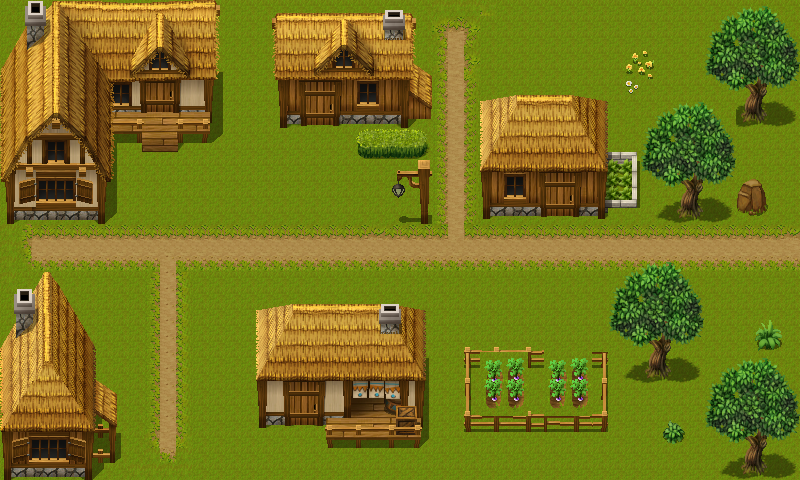

A 2D game scene composited from a Tiled map and its tileset images. What follows is a short description and the map's XML, with each tile layer's data collapsed to a summary:
An orthogonal 50x30 tile map with 16x16 px tiles, 2 tile layers (Ground, Buildings) and 289 objects (8x 1, 3x 2, 0, Brown Asp).

<map version="1.0" orientation="orthogonal" renderorder="right-up" width="50" height="30" tilewidth="16" tileheight="16" nextobjectid="377">
 <properties>
  <property name="InitX" value="4" />
  <property name="InitY" value="15" />
 </properties>
 <tileset firstgid="1" name="adventuretiles_exterior" tilewidth="16" tileheight="16" tilecount="1620">
  <image source="adventuretiles_exterior.png" trans="ffffff" width="480" height="864" />
 </tileset>
 <layer name="Ground" width="50" height="30">
  <data>[1500 cells, 1500 non-empty, 6 distinct tile ids]</data>
 </layer>
 <layer name="Buildings" width="50" height="30">
  <data>[1500 cells, 906 non-empty, 678 distinct tile ids]</data>
 </layer>
 <objectgroup name="Collisions">
  <object id="46" x="8" y="216" />
  <object id="47" x="28" y="216" />
  <object id="48" x="40" y="216" />
  <object id="49" x="56" y="216" />
  <object id="53" x="72" y="216" />
  <object id="54" x="88" y="216" />
  <object id="55" x="104" y="216" />
  <object id="56" x="104" y="200" />
  <object id="57" x="104" y="184" />
  <object id="58" x="108" y="168" />
  <object id="59" x="104" y="152" />
  <object id="60" x="108" y="136" />
  <object id="61" x="120" y="136" />
  <object id="62" x="136" y="136" />
  <object id="63" x="136" y="120" />
  <object id="64" x="136" y="104" />
  <object id="65" x="136" y="88" />
  <object id="66" x="136" y="72" />
  <object id="67" x="152" y="72" />
  <object id="68" x="168" y="72" />
  <object id="69" x="188" y="72" />
  <object id="70" x="204" y="72" />
  <object id="71" x="220" y="72" />
  <object id="72" x="220" y="56" />
  <object id="73" x="220" y="40" />
  <object id="74" x="216" y="24" />
  <object id="75" x="216" y="8" />
  <object id="78" x="184" y="136" />
  <object id="79" x="200" y="132" />
  <object id="80" x="200" y="116" />
  <object id="81" x="200" y="100" />
  <object id="82" x="200" y="84" />
  <object id="83" x="8" y="232" />
  <object id="84" x="8" y="248" />
  <object id="85" x="8" y="264" />
  <object id="86" x="8" y="280" />
  <object id="87" x="24" y="280" />
  <object id="88" x="44" y="280" />
  <object id="96" x="72" y="296" />
  <object id="98" x="72" y="316" />
  <object id="99" x="68" y="328" />
  <object id="100" x="88" y="328" />
  <object id="101" x="92" y="344" />
  <object id="102" x="92" y="360" />
  <object id="103" x="92" y="372" />
  <object id="104" x="104" y="388" />
  <object id="105" x="104" y="408" />
  <object id="106" x="104" y="424" />
  <object id="107" x="104" y="444" />
  <object id="108" x="104" y="460" />
  <object id="109" x="104" y="472" />
  <object id="110" x="124" y="472" />
  <object id="111" x="136" y="468" />
  <object id="112" x="156" y="472" />
  <object id="113" x="172" y="472" />
  <object id="114" x="184" y="472" />
  <object id="115" x="204" y="472" />
  <object id="116" x="216" y="472" />
  <object id="117" x="236" y="472" />
  <object id="118" x="248" y="472" />
  <object id="119" x="264" y="472" />
  <object id="120" x="280" y="472" />
  <object id="121" x="296" y="472" />
  <object id="122" x="312" y="472" />
  <object id="123" x="328" y="472" />
  <object id="124" x="348" y="476" />
  <object id="125" x="364" y="472" />
  <object id="126" x="376" y="472" />
  <object id="127" x="392" y="472" />
  <object id="128" x="412" y="472" />
  <object id="129" x="424" y="472" />
  <object id="130" x="440" y="472" />
  <object id="131" x="456" y="472" />
  <object id="132" x="468" y="472" />
  <object id="133" x="488" y="472" />
  <object id="134" x="504" y="472" />
  <object id="136" x="516" y="472" />
  <object id="137" x="536" y="472" />
  <object id="138" x="552" y="472" />
  <object id="139" x="568" y="472" />
  <object id="140" x="584" y="472" />
  <object id="141" x="600" y="472" />
  <object id="142" x="616" y="472" />
  <object id="143" x="628" y="472" />
  <object id="144" x="644" y="472" />
  <object id="145" x="660" y="472" />
  <object id="146" x="676" y="472" />
  <object id="147" x="692" y="472" />
  <object id="148" x="712" y="472" />
  <object id="149" x="728" y="472" />
  <object id="150" x="744" y="472" />
  <object id="151" x="760" y="472" />
  <object id="152" x="780" y="472" />
  <object id="153" x="796" y="472" />
  <object id="154" x="792" y="456" />
  <object id="155" x="792" y="436" />
  <object id="156" x="792" y="420" />
  <object id="157" x="796" y="408" />
  <object id="158" x="792" y="392" />
  <object id="159" x="792" y="372" />
  <object id="160" x="792" y="356" />
  <object id="161" x="792" y="344" />
  <object id="162" x="792" y="328" />
  <object id="163" x="792" y="312" />
  <object id="164" x="792" y="296" />
  <object id="165" x="792" y="276" />
  <object id="166" x="792" y="216" />
  <object id="167" x="792" y="200" />
  <object id="168" x="792" y="184" />
  <object id="169" x="792" y="168" />
  <object id="170" x="792" y="156" />
  <object id="174" x="792" y="136" />
  <object id="175" x="792" y="120" />
  <object id="176" x="792" y="104" />
  <object id="177" x="796" y="88" />
  <object id="178" x="792" y="72" />
  <object id="179" x="792" y="56" />
  <object id="180" x="792" y="40" />
  <object id="181" x="792" y="20" />
  <object id="182" x="792" y="8" />
  <object id="183" x="776" y="8" />
  <object id="184" x="756" y="8" />
  <object id="185" x="740" y="8" />
  <object id="186" x="724" y="8" />
  <object id="187" x="712" y="8" />
  <object id="188" x="696" y="8" />
  <object id="189" x="680" y="8" />
  <object id="190" x="664" y="8" />
  <object id="191" x="644" y="8" />
  <object id="192" x="632" y="8" />
  <object id="193" x="616" y="8" />
  <object id="194" x="600" y="8" />
  <object id="195" x="584" y="8" />
  <object id="198" x="568" y="8" />
  <object id="199" x="552" y="8" />
  <object id="201" x="536" y="8" />
  <object id="202" x="520" y="8" />
  <object id="203" x="500" y="12" />
  <object id="204" x="488" y="12" />
  <object id="205" x="472" y="8" />
  <object id="206" x="452" y="8" />
  <object id="207" x="440" y="8" />
  <object id="208" x="424" y="8" />
  <object id="211" x="408" y="8" />
  <object id="212" x="328" y="440" />
  <object id="213" x="344" y="444" />
  <object id="214" x="360" y="444" />
  <object id="215" x="376" y="444" />
  <object id="216" x="392" y="444" />
  <object id="217" x="408" y="444" />
  <object id="218" x="424" y="444" />
  <object id="219" x="424" y="424" />
  <object id="220" x="428" y="404" />
  <object id="221" x="424" y="392" />
  <object id="222" x="424" y="376" />
  <object id="223" x="424" y="360" />
  <object id="224" x="424" y="340" />
  <object id="225" x="424" y="324" />
  <object id="226" x="424" y="312" />
  <object id="230" x="412" y="312" />
  <object id="231" x="392" y="308" />
  <object id="232" x="376" y="308" />
  <object id="233" x="360" y="308" />
  <object id="234" x="344" y="308" />
  <object id="235" x="328" y="308" />
  <object id="236" x="308" y="312" />
  <object id="237" x="296" y="312" />
  <object id="238" x="280" y="312" />
  <object id="239" x="260" y="312" />
  <object id="240" x="264" y="332" />
  <object id="241" x="260" y="348" />
  <object id="242" x="260" y="364" />
  <object id="243" x="264" y="380" />
  <object id="246" x="264" y="392" />
  <object id="247" x="264" y="408" />
  <object id="249" x="280" y="120" />
  <object id="250" x="280" y="104" />
  <object id="251" x="280" y="88" />
  <object id="252" x="280" y="72" />
  <object id="253" x="280" y="56" />
  <object id="254" x="280" y="40" />
  <object id="255" x="280" y="24" />
  <object id="256" x="300" y="24" />
  <object id="257" x="316" y="24" />
  <object id="260" x="328" y="20" />
  <object id="261" x="344" y="20" />
  </objectgroup>
 <objectgroup name="Enemies">
  <!-- 13 objects omitted --></objectgroup>
 <objectgroup name="Portals">
  <!-- 11 objects omitted --></objectgroup>
</map>
<!-- 103 of 289 objects omitted -->